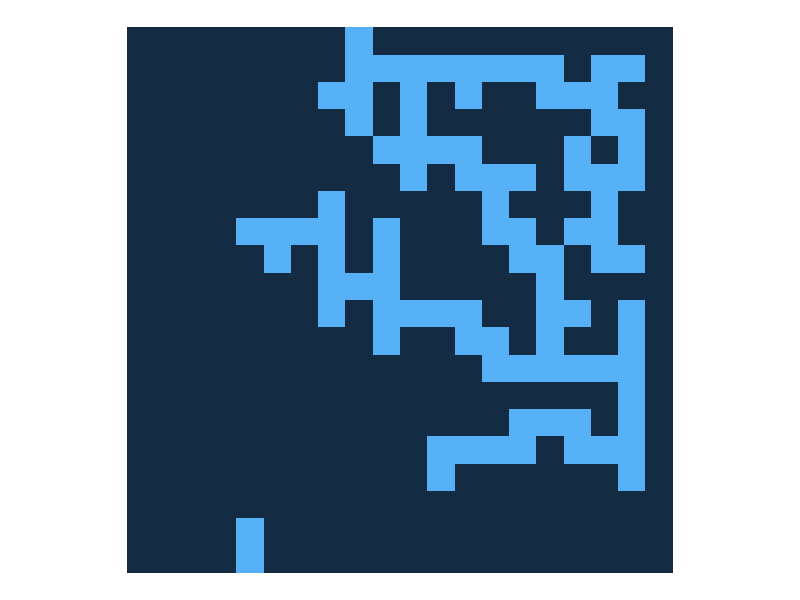

Write R code to recreate this figure.
#This script should create a maze flaweslly and quickly.
#It mus perform better than before by avoiding unnvesesary steps in the creation of the maze
#So big mazes are created more quickly and they look better.

library(ggplot2)
library(reshape)

StepSize=function(Row, Col, Step){
  N=Row-Step
  S=Row+Step
  W=Col-Step
  E=Col+Step
  
  return(list('N'=N, 'S'=S, 'W'=W, 'E'=E))
}

RandomStep=function(Row, Col, DF, Direction=NULL){
  NSWE=StepSize(Row=Row, Col=Col, Step=1)
  
  #Prevent falling from table and illegal positions
  #print(NSWE)
  if(NSWE$N<=0 | NSWE$S<=0 | NSWE$W<=0 | NSWE$E<=0 | NSWE$N>ncol(DF) | NSWE$E>nrow(DF) | NSWE$S>ncol(DF) | NSWE$W>nrow(DF)){
    #print('Negative or out of border')
    return(list(DF, c(Row,Col)))
  }
  
  Pos=c(DF[NSWE$N,Col], DF[NSWE$S,Col], DF[Row,NSWE$W], DF[Row,NSWE$E])
  #print(Pos)
  
  #Random move or selected
  if(is.null(Direction)){
    Step=sample(x=c('N','S','W','E'), size=1)
  }else{
    Step=Direction
  }
  #print(paste0("Moving ", Step))
  
  #Step
  StepAndPos=MovingRules(CurrentStep=Step, DF=DF, Row=Row, Col=Col, 
                         N=NSWE$N, S=NSWE$S, W=NSWE$W, E=NSWE$E)
  
  return(list(StepAndPos[[1]], StepAndPos[[2]]))
}


MovingRules=function(CurrentStep, DF, Row, Col, N, S, W, E){
  if(CurrentStep=='S' && S+1 <= nrow(DF) && DF[S+1,Col]==0 && DF[S,Col]==0 && 
     DF[Row+1,W]==0 && DF[Row+1,E]==0){
    DF[S,Col]=1
    return(list(DF, c(S,Col)))
  }else if(CurrentStep=='N' && N-1 > 0 && DF[N,Col]==0 && DF[N-1,Col]==0 && 
           DF[Row-1,W]==0 && DF[Row-1,E]==0){
    DF[N,Col]=1
    return(list(DF, c(N,Col)))
  }else if(CurrentStep=='E' && E+1 <= ncol(DF) && DF[N,Col+1]==0 && DF[S,Col+1]==0 && 
           DF[Row,E]==0 && DF[Row,E+1]==0){
    DF[Row,E]=1
    return(list(DF, c(Row,E))) 
  }else if(CurrentStep=='W' && W-1 > 0 && DF[N,Col-1]==0 && DF[S,Col-1]==0 && 
           DF[Row,W]==0 && DF[Row,W-1]==0){
    DF[Row,W]=1
    return(list(DF, c(Row,W))) 
  }else if(CurrentStep=='S' && DF[S,Col]==1){
    return(list(DF, c(S,Col)))
  }else if(CurrentStep=='N' && DF[N,Col]==1){
    return(list(DF, c(N,Col)))
  }else if(CurrentStep=='E' && DF[Row,E]==1){
    return(list(DF, c(Row,E)))
  }else if(CurrentStep=='W' && DF[Row,W]==1){
    return(list(DF, c(Row,W)))
  }else{
    return(list(DF, c(Row,Col)))
  }
}

MazeSize=20
FilledPercent=20
{
  OneProportion=0
  i=0
  while(OneProportion<FilledPercent){
    i=i+1
    if(i==1){
      #Create Maze
      Maze=matrix(data=0, nrow=MazeSize, ncol=MazeSize)
      
      #Create entrance
      InCol=rbinom(n=1, size=floor(ncol(Maze)/2), prob=0.6)
      Maze[1,InCol]=1
      Maze[2,InCol]=1
      LastPos=c(2,InCol)
    }
    
    RandomRes=RandomStep(Row=LastPos[1], Col=LastPos[2], DF=Maze)
    Maze=RandomRes[[1]]
    LastPos=RandomRes[[2]]
    
    #Start again
    if(i%%100==0){
      MeltedMaze=melt(Maze)
      
      #Check proportion -- it usually never surpasses 50%
      OneProportion=floor(sum(MeltedMaze$value)*100/nrow(MeltedMaze))
      if(OneProportion>=FilledPercent){
        #If stopping early, create exit
        ExitCol=rbinom(n=1, size=floor(ncol(Maze)/2), prob=0.75)
        Maze[nrow(Maze),ExitCol]=1
        Maze[(nrow(Maze)-1),ExitCol]=1
        
        print(paste0(FilledPercent,"% proportion reached at iteration ", i))
      }
      LastRandom=MeltedMaze[sample(x=which(MeltedMaze$value==1), size=1,
                                   prob=rep(100/length(which(MeltedMaze$value==1)), length(which(MeltedMaze$value==1)))),]
      LastPos=c(LastRandom$X1, LastRandom$X2)
    }
  }
}

MeltedMaze=melt(Maze)
MazePlot=ggplot(data=MeltedMaze, aes(x=X2, y=X1, fill=value)) + geom_tile(show.legend=FALSE) +  scale_y_reverse() +
  theme_void() + coord_fixed()
MazePlot
